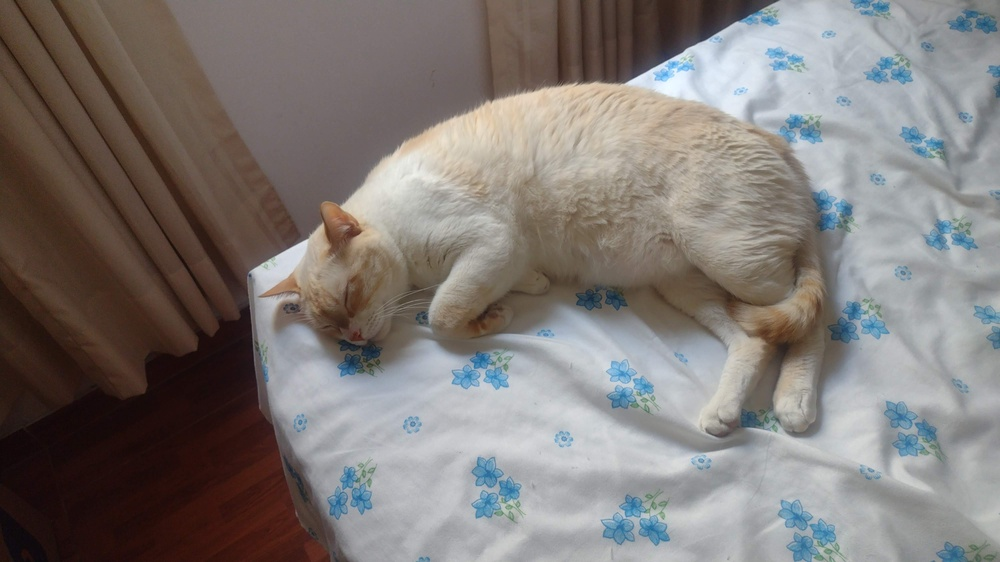
#> input picture CV/S2/liam.jpeg, 1000 x 562 px, shrunk from 4000 x 2250 before the run
$ jupyter execute lab2.ipynb
#> lines starting #> are read from the running program, lines starting #| are printed output that depends on the picture
# Operaciones Matrices

[cell 1]
import cv2
import numpy as np
from matplotlib import pyplot as plt

# Leer la imagen
img = cv2.imread("liam.jpeg")
#> img is the input picture: shape (562, 1000, 3); mean B, G, R 118.6, 121.6, 127.5
img = cv2.cvtColor(img, cv2.COLOR_BGR2RGB)

[cell 2]
def plot_img(img, cmap=None):
    plt.imshow(img, cmap=cmap)
    plt.axis("off")
    plt.show()

[cell 3]
plot_img(img)

[cell 4]
img_gray = cv2.cvtColor(img, cv2.COLOR_RGB2GRAY)
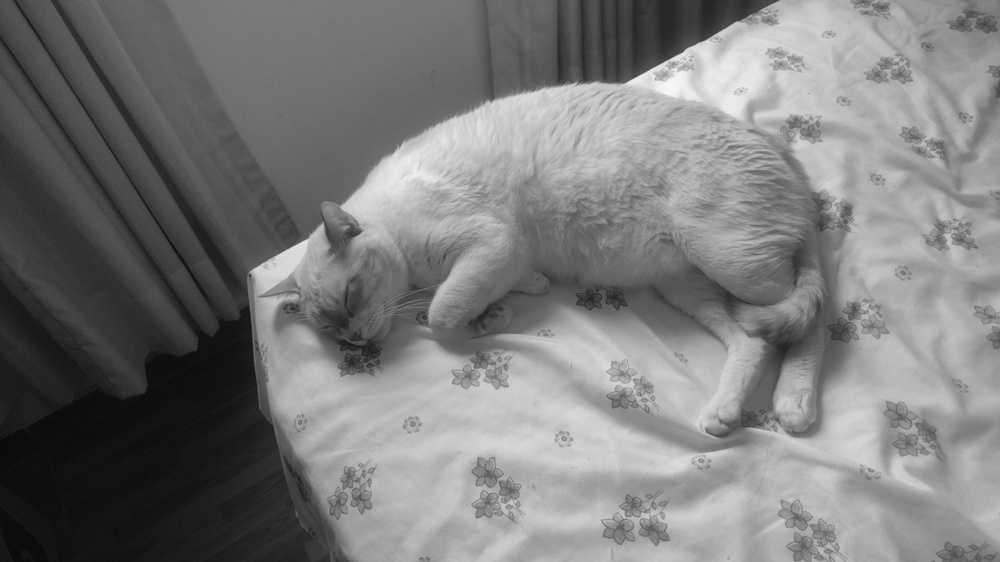
#> img_gray: shape (562, 1000); min 7, max 250, mean 123

plot_img(img_gray, cmap="gray")

[cell 5]
img_test = img_gray.astype(np.float32)

print(img_test.shape)
#| (562, 1000)


$ run again, with CV/S2/kitty.webp saved as CV/S2/liam.jpeg
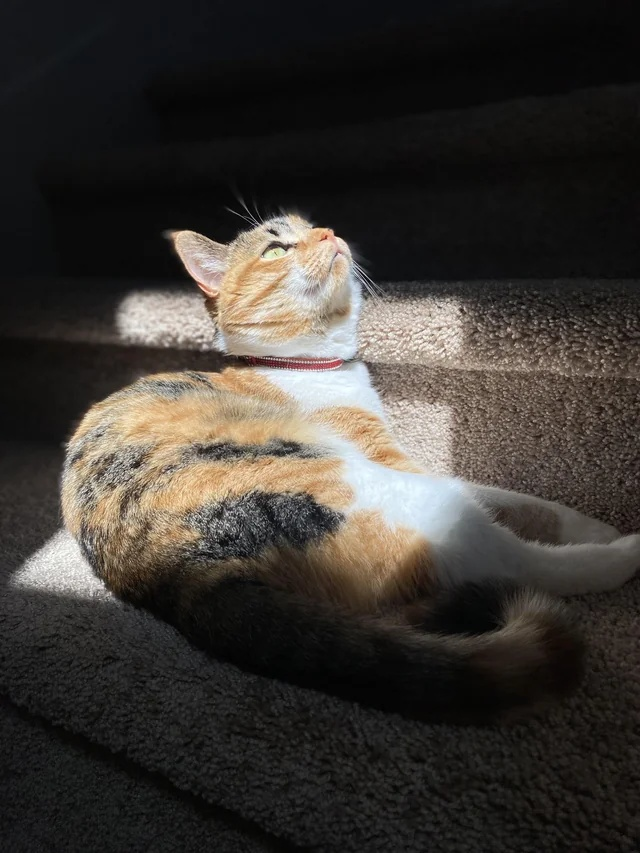
#> input picture CV/S2/kitty.webp, 640 x 853 px
#> img is the input picture: shape (853, 640, 3); mean B, G, R 51, 55.7, 60
#> `img_gray = cv2.cvtColor(img, cv2.COLOR_RGB2GRAY)`:
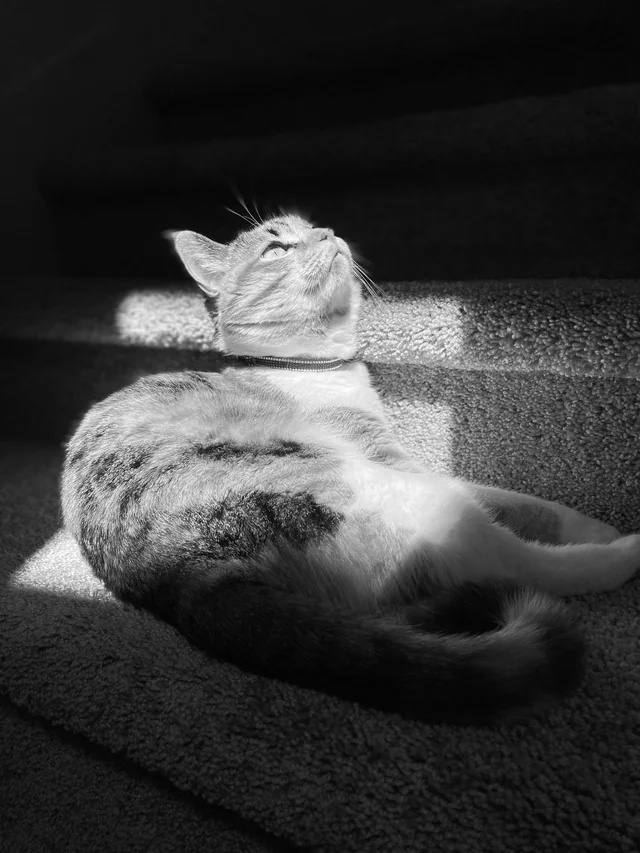
#> img_gray: shape (853, 640); min 0, max 255, mean 56.4
#| (853, 640)
